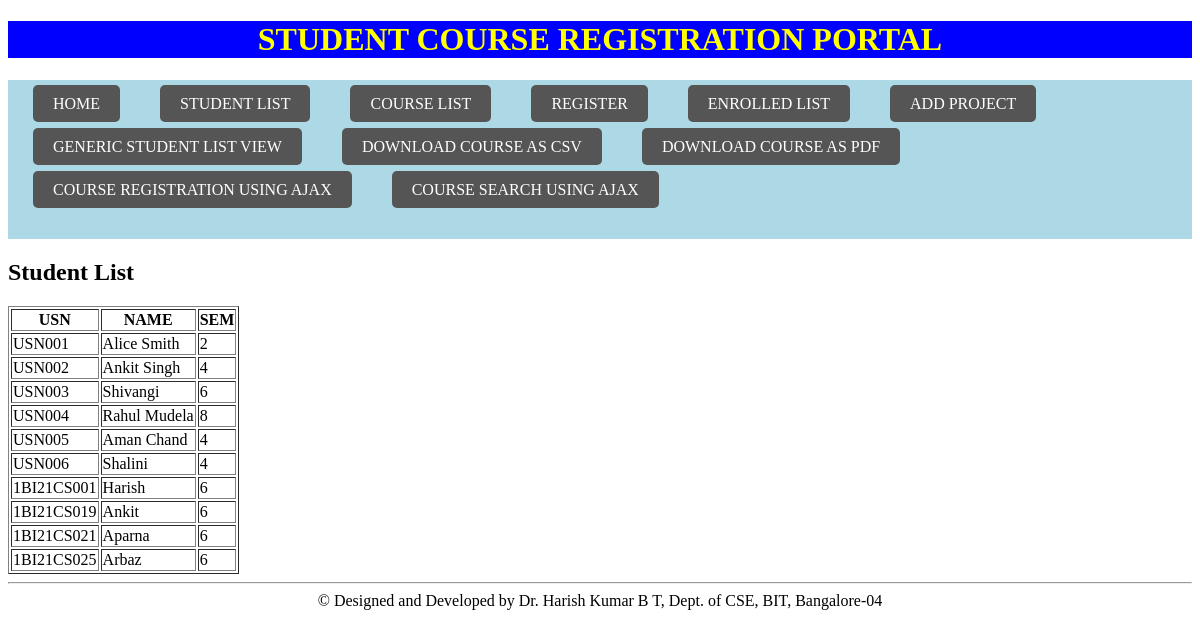
The page /studentlist/ on the database its author committed.
### fsdapp21/models.py (models this page shows, shortened)
class Student(models.Model):
    usn = models.CharField(max_length=10)
    name = models.CharField(max_length=40)
    sem = models.IntegerField()
    courses = models.ManyToManyField(Course, related_name='student_set')

### fsdapp21/views.py (the view)
# urls.py: path('studentlist/', studentlist, name='student_list'),
def studentlist(request):
    s = Student.objects.all()
    return render(request, 'studentlist.html', {'student_list': s})

### fsdapp21/templates/studentlist.html (shortened to what this page needs)
{% extends 'basicTemplate.html' %}
{% block content %}
    <h1>Student List</h1>
    <table border="1">
        <tr>
            <th>USN</th>
            <th>NAME</th>
            <th>SEM</th>
        </tr>
        {% for s in student_list %}
            <tr>
                <td>{{ s.usn }}</td>
                <td>{{ s.name }}</td>
                <td>{{ s.sem }}</td>
            </tr>
        {% endfor %}
    </table>
{% endblock %}

### fsdapp21/templates/basicTemplate.html (shortened to what this page needs)
<!DOCTYPE html>
<html lang="en">
<head>
</head>
<body>
    <center>
        <h1 style="background-color: blue; color: yellow">
            STUDENT COURSE REGISTRATION PORTAL
        </h1>
    </center>
    <nav>
        <ul>
            <li><a href="/home/">HOME</a></li>
            <li><a href="/studentlist/">STUDENT LIST</a></li>
            <li><a href="/courselist/">COURSE LIST</a></li>
            <li><a href="/register/">REGISTER </a></li>
            <li><a href="/enrolledlist/">ENROLLED LIST</a></li>
            <li><a href="/addproject/">ADD PROJECT</a></li>
            <li><a href="/genericlistviewstudent/">GENERIC STUDENT LIST VIEW</a></li>
            <li><a href="/download_course_table_as_csv/">DOWNLOAD COURSE AS CSV</a></li>
            <li><a href="/download_course_table_as_pdf/">DOWNLOAD COURSE AS PDF</a></li>
            <li><a href="/courseRegUsingAjax/">COURSE REGISTRATION USING AJAX</a></li>
            <li><a href="/course_search_ajax/">COURSE SEARCH USING AJAX</a></li>
        </ul>
    </nav>
    <section>
        {% block content %}{% endblock %}
    </section>
    <footer>
        <hr />
        <center>
            &copy; Designed and Developed by Dr. Harish Kumar B T, Dept. of CSE, BIT, Bangalore-04
        </center>
    </footer>
</body>
</html>

### fsdapp21/templates/basicTemplate.html (style rules this page uses)
nav { background-color: lightblue; padding: 15px; }
nav a { color: #fff; text-decoration: none; padding: 10px 20px; margin: 0px 10px; border-radius: 5px; background-color: #555; flex-wrap: wrap; }
ul { list-style: none; margin: 0; padding: 0; display: flex; flex-wrap: wrap; flex-direction: row; }
li { margin-right: 20px; margin-bottom: 25px; }

### rows shown on the page
Student: usn "USN001", name "Alice Smith", sem "2"
Student: usn "USN002", name "Ankit Singh", sem "4"
Student: usn "USN003", name "Shivangi", sem "6"
Student: usn "USN004", name "Rahul Mudela", sem "8"
Student: usn "USN005", name "Aman Chand", sem "4"
Student: usn "USN006", name "Shalini", sem "4"
Student: usn "1BI21CS001", name "Harish", sem "6"
Student: usn "1BI21CS019", name "Ankit", sem "6"
Student: usn "1BI21CS021", name "Aparna", sem "6"
Student: usn "1BI21CS025", name "Arbaz", sem "6"
